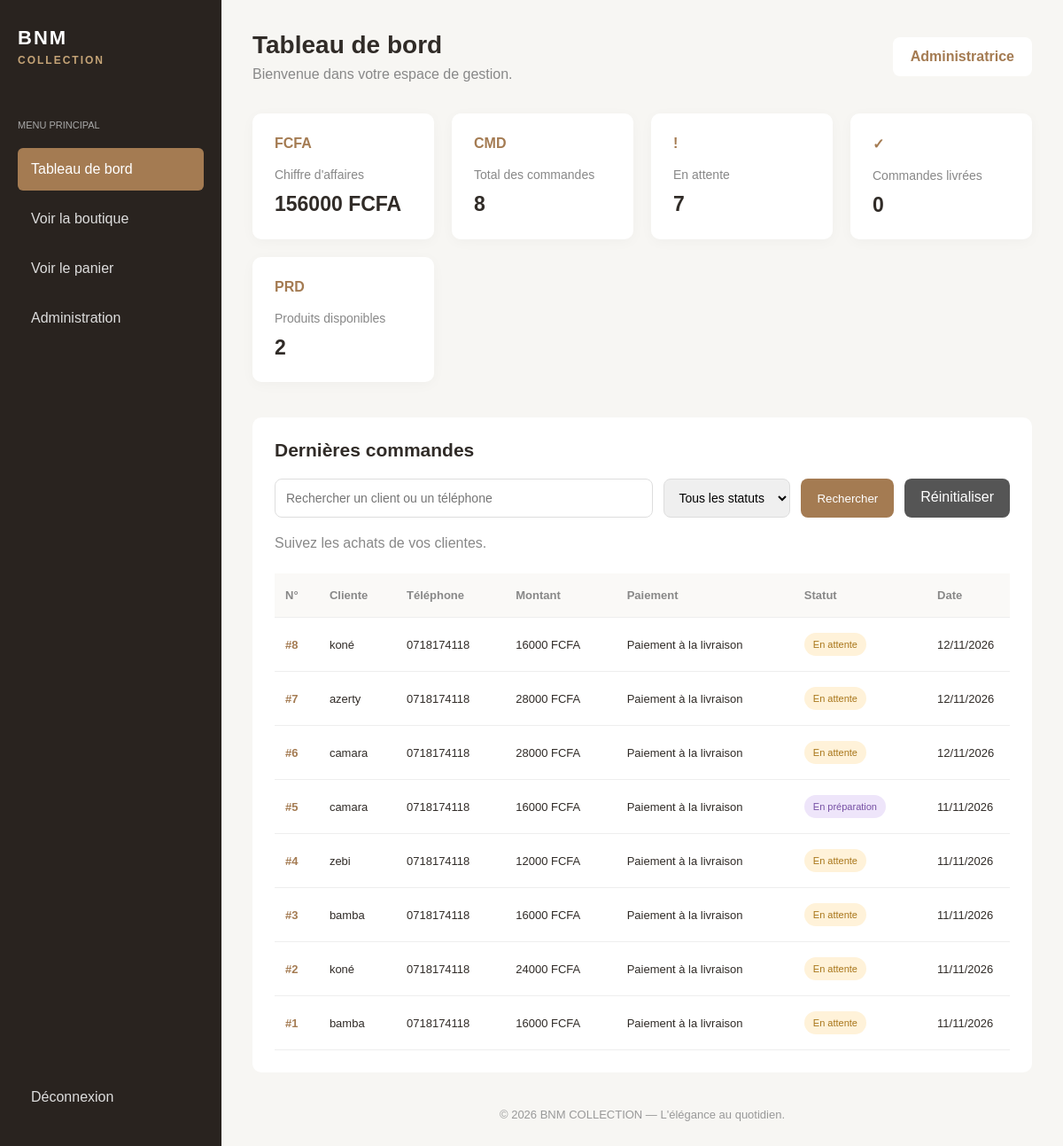
The page /commandes/tableau-de-bord/ (signed in) on the database its author committed.
### commandes/models.py (models this page shows, shortened)
class Commande(models.Model):
    STATUTS = [
        ('en_attente', 'En attente'),
        ('confirmee', 'Confirmée'),
        ('en_preparation', 'En préparation'),
        ('expediee', 'Expédiée'),
        ('livree', 'Livrée'),
        ('annulee', 'Annulée'),
    ]
    MOYENS_PAIEMENT = [
            ('orange_money', 'Orange Money'),
            ('wave', 'Wave'),
            ('mtn_money', 'MTN Money'),
            ('moov_money', 'Moov Money'),
            ('livraison', 'Paiement à la livraison'),
        ]
    nom_client = models.CharField(max_length=150)
    telephone = models.CharField(max_length=20)
    email = models.EmailField(blank=True)
    adresse = models.TextField()
    ville = models.CharField(max_length=100)
    moyen_paiement = models.CharField( max_length=30,choices=MOYENS_PAIEMENT, default='livraison')
    montant_total = models.DecimalField( max_digits=10,decimal_places=2)
    statut = models.CharField( max_length=20, choices=STATUTS, default='en_attente')
    date_commande = models.DateTimeField(auto_now_add=True)

### commandes/views.py (the view)
@staff_member_required
def tableau_de_bord(request):
    chiffre_affaires = Commande.objects.exclude(
        statut='annulee'
    ).aggregate(total=Sum('montant_total'))['total'] or Decimal('0.00')
    nombre_commandes = Commande.objects.count()
    commandes_attente = Commande.objects.filter(statut='en_attente').count()
    commandes_livrees = Commande.objects.filter(statut='livree').count()
    nombre_produits = Article.objects.filter(disponible=True).count()
    statut = request.GET.get('statut', '')
    recherche = request.GET.get('recherche', '').strip()
    commandes = Commande.objects.all().order_by('-date_commande')
    if statut:
        commandes = commandes.filter(statut=statut)
    if recherche:
        commandes = commandes.filter(
            models.Q(nom_client__icontains=recherche) |
            models.Q(telephone__icontains=recherche)
        )
    context = {
        'chiffre_affaires': chiffre_affaires,
        'nombre_commandes': nombre_commandes,
        'commandes_attente': commandes_attente,
        'commandes_livrees': commandes_livrees,
        'nombre_produits': nombre_produits,
        'dernieres_commandes': commandes[:10],
        'statuts': Commande.STATUTS,
        'statut_selectionne': statut,
        'recherche': recherche,
    }
    return render(request, 'tableau_de_bord.html', context)

### templates/tableau_de_bord.html (shortened to what this page needs)
{% load static %}
<!DOCTYPE html>
<html lang="fr">
<head>
    <link rel="stylesheet" href="{% static 'css/dashboard.css' %}">
</head>
<body>
<div class="dashboard">
    <aside class="sidebar">
        <div class="logo">
            BNM <span>COLLECTION</span>
        </div>
        <p class="menu-title">MENU PRINCIPAL</p>
        <nav>
            <a href="{% url 'tableau_de_bord' %}" class="active">
                Tableau de bord
            </a>
            <a href="{% url 'boutique' %}">
                Voir la boutique
            </a>
            <a href="{% url 'panier' %}">
                Voir le panier
            </a>
            <a href="/admin/">
                Administration
            </a>
        </nav>
        <div class="sidebar-bottom">
            <a href="/admin/logout/">Déconnexion</a>
        </div>
    </aside>
    <main class="main-content">
        <header class="topbar">
            <div>
                <h1>Tableau de bord</h1>
                <p>Bienvenue dans votre espace de gestion.</p>
            </div>
            <div class="admin-info">
                Administratrice
            </div>
        </header>
        <section class="statistics">
            <div class="stat-card">
                <div class="stat-icon">FCFA</div>
                <p>Chiffre d'affaires</p>
                <h2>{{ chiffre_affaires|floatformat:0 }} FCFA</h2>
            </div>
            <div class="stat-card">
                <div class="stat-icon">CMD</div>
                <p>Total des commandes</p>
                <h2>{{ nombre_commandes }}</h2>
            </div>
            <div class="stat-card">
                <div class="stat-icon">!</div>
                <p>En attente</p>
                <h2>{{ commandes_attente }}</h2>
            </div>
            <div class="stat-card">
                <div class="stat-icon">✓</div>
                <p>Commandes livrées</p>
                <h2>{{ commandes_livrees }}</h2>
            </div>
            <div class="stat-card">
                <div class="stat-icon">PRD</div>
                <p>Produits disponibles</p>
                <h2>{{ nombre_produits }}</h2>
            </div>
        </section>
        <section class="orders-section">
            <div class="section-header">
                <div>
                    <h2>Dernières commandes</h2>
                     <form method="GET" class="filtres-commandes">
                        <input
                            type="text"
                            name="recherche"
                            placeholder="Rechercher un client ou un téléphone"
                            value="{{ recherche }}"
                        >
                        <select name="statut">
                            <option value="">Tous les statuts</option>
                        </select>
                        <button type="submit">Rechercher</button>
                        <a href="{% url 'tableau_de_bord' %}" class="btn-reset">
                            Réinitialiser
                        </a>
                    </form>
                    <p>Suivez les achats de vos clientes.</p>
                </div>
            </div>
            <div class="table-container">
                <table>
                    <thead>
                        <tr>
                            <th>N°</th>
                            <th>Cliente</th>
                            <th>Téléphone</th>
                            <th>Montant</th>
                            <th>Paiement</th>
                            <th>Statut</th>
                            <th>Date</th>
                        </tr>
                    </thead>
                    <tbody>
                        {% for commande in dernieres_commandes %}
                        <tr>
                            <td>
                                <a href="{% url 'detail_commande' commande.id %}" class="commande-link">
                                    #{{ commande.id }}
                                </a>
                            </td>
                            <td>{{ commande.nom_client }}</td>
                            <td>{{ commande.telephone }}</td>
                            <td>
                                {{ commande.montant_total|floatformat:0 }} FCFA
                            </td>
                            <td>
                                {{ commande.get_moyen_paiement_display }}
                            </td>
                            <td>
                                <span class="status {{ commande.statut }}">
                                    {{ commande.get_statut_display }}
                                </span>
                            </td>
                            <td>
                                {{ commande.date_commande|date:"d/m/Y" }}
                            </td>
                        </tr>
                        {% empty %}
                        <tr>
                            <td colspan="7" class="empty">
                                Aucune commande enregistrée pour le moment.
                            </td>
                        </tr>
                        {% endfor %}
                    </tbody>
                </table>
            </div>
        </section>
        <footer>
            © 2026 BNM COLLECTION — L'élégance au quotidien.
        </footer>
    </main>
</div>
</body>
</html>

### static/css/dashboard.css (style rules this page uses)
* { margin: 0; padding: 0; box-sizing: border-box; }
body { font-family: Arial, sans-serif; background: #f7f6f3; color: #302b27; }
.dashboard { display: flex; min-height: 100vh; }
.sidebar { width: 250px; background: #29231f; color: white; padding: 30px 20px; display: flex; flex-direction: column; }
.logo { font-size: 22px; font-weight: bold; letter-spacing: 2px; margin-bottom: 60px; }
.logo span { display: block; font-size: 12px; color: #c5a477; margin-top: 5px; }
.menu-title { font-size: 11px; color: #aaa; margin-bottom: 20px; }
.sidebar nav a, .sidebar-bottom a { display: block; color: #ddd; text-decoration: none; padding: 15px; border-radius: 6px; margin-bottom: 8px; transition: 0.3s; }
.sidebar nav a:hover, .sidebar nav a.active { background: #a47b52; color: white; }
.sidebar-bottom { margin-top: auto; }
.main-content { flex: 1; padding: 35px; min-width: 0; }
.topbar { display: flex; justify-content: space-between; align-items: center; gap: 20px; margin-bottom: 35px; }
.topbar h1 { font-size: 28px; }
.topbar p { color: #888; margin-top: 8px; }
.admin-info { background: white; padding: 13px 20px; border-radius: 8px; color: #a47b52; font-weight: bold; }
.statistics { display: grid; grid-template-columns: repeat(auto-fit, minmax(180px, 1fr)); gap: 20px; margin-bottom: 40px; }
.stat-card { background: white; padding: 25px; border-radius: 10px; box-shadow: 0 3px 15px rgba(0,0,0,0.03); }
.stat-icon { color: #a47b52; font-weight: bold; margin-bottom: 18px; }
.stat-card p { color: #888; font-size: 14px; }
.stat-card h2 { margin-top: 12px; font-size: 23px; }
.orders-section { background: white; padding: 25px; border-radius: 10px; }
.section-header { margin-bottom: 25px; }
.section-header h2 { font-size: 21px; }
.section-header p { color: #888; margin-top: 8px; }
.table-container { overflow-x: auto; }
table { width: 100%; border-collapse: collapse; min-width: 850px; }
th, td { padding: 17px 12px; text-align: left; border-bottom: 1px solid #eee; font-size: 13px; }
th { color: #888; background: #faf9f7; }
.status { display: inline-block; padding: 7px 10px; border-radius: 20px; font-size: 11px; }
.en_attente { background: #fff2d9; color: #a87519; }
.en_preparation { background: #eee5fa; color: #7650a4; }
.commande-link { color: #a47b52; font-weight: bold; text-decoration: none; }
.filtres-commandes { display: flex; flex-wrap: wrap; gap: 12px; margin: 20px 0; }
.filtres-commandes input, .filtres-commandes select { padding: 12px; border: 1px solid #ddd; border-radius: 8px; font-size: 14px; }
.filtres-commandes input { flex: 1; min-width: 220px; }
.filtres-commandes button, .filtres-commandes .btn-reset { padding: 12px 18px; border: none; border-radius: 8px; background: #a47b52; color: white; text-decoration: none; cursor: pointer; }
.filtres-commandes .btn-reset { background: #555; }
footer { text-align: center; color: #999; margin-top: 40px; font-size: 13px; }

### rows shown on the page
Commande: id "8", nom_client "koné", telephone "0718174118", montant_total "16000", moyen_paiement "Paiement à la livraison", statut "En attente", date_commande "12/11/2026"
Commande: id "7", nom_client "azerty", telephone "0718174118", montant_total "28000", moyen_paiement "Paiement à la livraison", statut "En attente", date_commande "12/11/2026"
Commande: id "6", nom_client "camara", telephone "0718174118", montant_total "28000", moyen_paiement "Paiement à la livraison", statut "En attente", date_commande "12/11/2026"
Commande: id "5", nom_client "camara", telephone "0718174118", montant_total "16000", moyen_paiement "Paiement à la livraison", statut "En préparation", date_commande "11/11/2026"
Commande: id "4", nom_client "zebi", telephone "0718174118", montant_total "12000", moyen_paiement "Paiement à la livraison", statut "En attente", date_commande "11/11/2026"
Commande: id "3", nom_client "bamba", telephone "0718174118", montant_total "16000", moyen_paiement "Paiement à la livraison", statut "En attente", date_commande "11/11/2026"
Commande: id "2", nom_client "koné", telephone "0718174118", montant_total "24000", moyen_paiement "Paiement à la livraison", statut "En attente", date_commande "11/11/2026"
Commande: id "1", nom_client "bamba", telephone "0718174118", montant_total "16000", moyen_paiement "Paiement à la livraison", statut "En attente", date_commande "11/11/2026"

### other values the page prints
{{ chiffre_affaires|floatformat:0 }} "156000"
{{ nombre_commandes }} "8"
{{ commandes_attente }} "7"
{{ commandes_livrees }} "0"
{{ nombre_produits }} "2"
